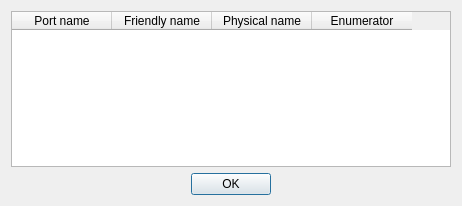
<ui version="4.0" >
 <class>Dialog</class>
 <widget class="QDialog" name="Dialog" >
  <property name="geometry" >
   <rect>
    <x>0</x>
    <y>0</y>
    <width>462</width>
    <height>206</height>
   </rect>
  </property>
  <property name="windowTitle" >
   <string>List of detected serial ports</string>
  </property>
  <layout class="QVBoxLayout" name="verticalLayout" >
   <item>
    <widget class="QTableWidget" name="uitwPorts" >
     <property name="autoFillBackground" >
      <bool>false</bool>
     </property>
     <column>
      <property name="text" >
       <string>Port name</string>
      </property>
     </column>
     <column>
      <property name="text" >
       <string>Friendly name</string>
      </property>
     </column>
     <column>
      <property name="text" >
       <string>Physical name</string>
      </property>
     </column>
     <column>
      <property name="text" >
       <string>Enumerator</string>
      </property>
     </column>
    </widget>
   </item>
   <item>
    <widget class="QDialogButtonBox" name="buttonBox" >
     <property name="orientation" >
      <enum>Qt::Horizontal</enum>
     </property>
     <property name="standardButtons" >
      <set>QDialogButtonBox::Ok</set>
     </property>
     <property name="centerButtons" >
      <bool>true</bool>
     </property>
    </widget>
   </item>
  </layout>
 </widget>
 <resources>
  <include location="casimir-companion.qrc" />
 </resources>
 <connections>
  <connection>
   <sender>buttonBox</sender>
   <signal>accepted()</signal>
   <receiver>Dialog</receiver>
   <slot>accept()</slot>
   <hints>
    <hint type="sourcelabel" >
     <x>248</x>
     <y>254</y>
    </hint>
    <hint type="destinationlabel" >
     <x>157</x>
     <y>274</y>
    </hint>
   </hints>
  </connection>
  <connection>
   <sender>buttonBox</sender>
   <signal>rejected()</signal>
   <receiver>Dialog</receiver>
   <slot>reject()</slot>
   <hints>
    <hint type="sourcelabel" >
     <x>316</x>
     <y>260</y>
    </hint>
    <hint type="destinationlabel" >
     <x>286</x>
     <y>274</y>
    </hint>
   </hints>
  </connection>
 </connections>
</ui>
